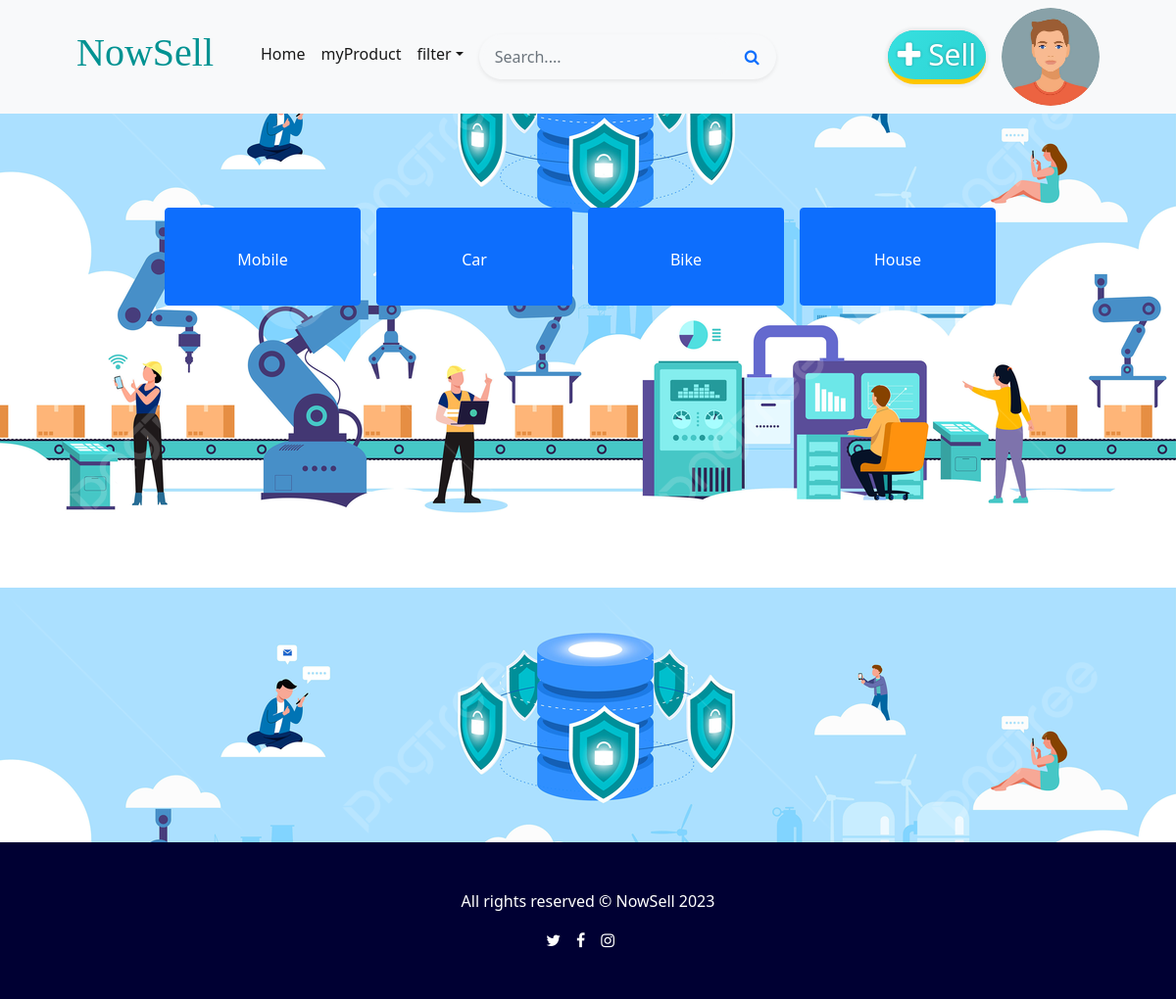
/listcategory (signed in), run on the app's committed database.
### customer/models.py (models this page shows)
class Categories(models.Model):
    name=models.CharField(max_length=100)
    isactive=models.BooleanField(default=True)

### customer/views.py (the view)
# urls.py: path("listcategory",views.ListCategoryView.as_view(),name="catlist"),
@method_decorator(decs,name="dispatch")
class ListCategoryView(ListView):
    template_name="catlist.html"
    context_object_name="cat"
    model=Categories

### customer/views.py (called while the page is built)
def signin_required(fn):
    def wrapper(request,*args,**kwargs):
        if not request.user.is_authenticated:
            messages.error(request,"invalid session")
            return redirect('signin')
        else:
            return fn(request,*args,**kwargs)
    return wrapper

### customer/templates/catlist.html (shortened to what this page needs)
{%extends 'base.html'%}
{%block body%}
<section class="py-5" >
    <div class="container px-4 px-lg-5 mt-5" style="height: 600px;">
        <div class="row gx-4 gx-lg-5 row-cols-2 row-cols-md-3 row-cols-xl-4 justify-content-center">
            {%for cat in cat%}
            <a href="{%url 'addproduct' cat.id%}" class="btn btn-primary mb-3 me-3" style="height: 100px;width: 200px;padding-top: 40px;">{{cat.name}}</a>
            {%endfor%}
        </div>
    </div>
</section>
{%endblock%}

### customer/templates/catlist.html (style rules this page uses)
body { background-image: url(../static/images/onlinesell.jpg); }

### data on the page
Categories: name "Mobile"
Categories: name "Car"
Categories: name "Bike"
Categories: name "House"
